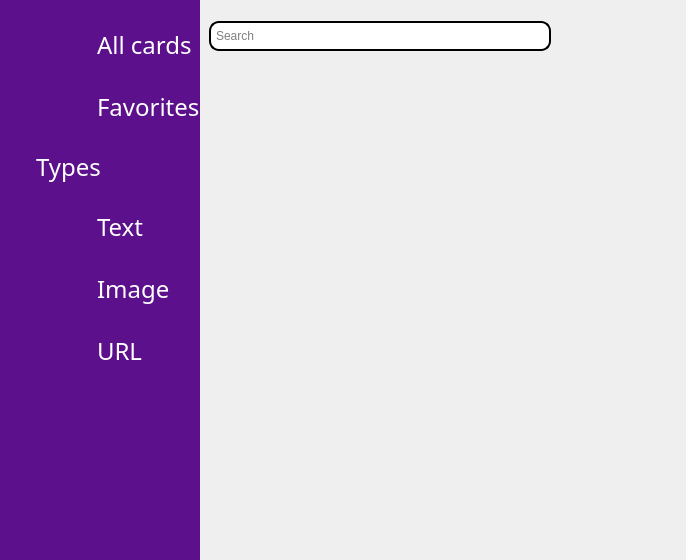
<?xml version="1.0" encoding="UTF-8"?>
<ui version="4.0">
 <class>MainWindow</class>
 <widget class="QMainWindow" name="MainWindow">
  <property name="geometry">
   <rect>
    <x>0</x>
    <y>0</y>
    <width>686</width>
    <height>560</height>
   </rect>
  </property>
  <property name="minimumSize">
   <size>
    <width>0</width>
    <height>0</height>
   </size>
  </property>
  <property name="maximumSize">
   <size>
    <width>16777215</width>
    <height>16777215</height>
   </size>
  </property>
  <property name="windowTitle">
   <string>Clippie</string>
  </property>
  <property name="styleSheet">
   <string notr="true"/>
  </property>
  <widget class="QWidget" name="centralwidget">
   <layout class="QHBoxLayout" name="horizontalLayout">
    <property name="spacing">
     <number>0</number>
    </property>
    <property name="leftMargin">
     <number>0</number>
    </property>
    <property name="topMargin">
     <number>0</number>
    </property>
    <property name="rightMargin">
     <number>0</number>
    </property>
    <property name="bottomMargin">
     <number>0</number>
    </property>
    <item>
     <widget class="QFrame" name="left_menu_frame">
      <property name="minimumSize">
       <size>
        <width>200</width>
        <height>0</height>
       </size>
      </property>
      <property name="maximumSize">
       <size>
        <width>20</width>
        <height>16777215</height>
       </size>
      </property>
      <property name="styleSheet">
       <string notr="true">QFrame{border: none;}
*{background-color: rgb(92, 16, 139);}
*{color: rgb(255, 255, 255);}</string>
      </property>
      <property name="frameShape">
       <enum>QFrame::NoFrame</enum>
      </property>
      <property name="frameShadow">
       <enum>QFrame::Raised</enum>
      </property>
      <layout class="QHBoxLayout" name="horizontalLayout_5">
       <property name="spacing">
        <number>0</number>
       </property>
       <property name="leftMargin">
        <number>0</number>
       </property>
       <property name="topMargin">
        <number>0</number>
       </property>
       <property name="rightMargin">
        <number>0</number>
       </property>
       <property name="bottomMargin">
        <number>0</number>
       </property>
       <item alignment="Qt::AlignTop">
        <widget class="QScrollArea" name="scrollArea">
         <property name="minimumSize">
          <size>
           <width>0</width>
           <height>400</height>
          </size>
         </property>
         <property name="maximumSize">
          <size>
           <width>16777215</width>
           <height>600</height>
          </size>
         </property>
         <property name="styleSheet">
          <string notr="true"/>
         </property>
         <property name="widgetResizable">
          <bool>true</bool>
         </property>
         <widget class="QWidget" name="scrollAreaWidgetContents">
          <property name="geometry">
           <rect>
            <x>0</x>
            <y>0</y>
            <width>200</width>
            <height>400</height>
           </rect>
          </property>
          <property name="minimumSize">
           <size>
            <width>100</width>
            <height>0</height>
           </size>
          </property>
          <property name="styleSheet">
           <string notr="true">*{border none;}</string>
          </property>
          <layout class="QGridLayout" name="gridLayout">
           <property name="leftMargin">
            <number>0</number>
           </property>
           <property name="topMargin">
            <number>0</number>
           </property>
           <property name="rightMargin">
            <number>0</number>
           </property>
           <property name="bottomMargin">
            <number>0</number>
           </property>
           <property name="horizontalSpacing">
            <number>10</number>
           </property>
           <property name="verticalSpacing">
            <number>0</number>
           </property>
           <item row="4" column="0">
            <widget class="QPushButton" name="image_cards">
             <property name="styleSheet">
              <string notr="true">*{
border: none;
}
QPushButton:hover{
background-color: rgba(255, 227, 251, 59);
}</string>
             </property>
             <property name="text">
              <string/>
             </property>
             <property name="icon">
              <iconset resource="icons.qrc">
               <normaloff>:/newPrefix/Icons/icons8-picture-96.png</normaloff>:/newPrefix/Icons/icons8-picture-96.png</iconset>
             </property>
             <property name="iconSize">
              <size>
               <width>35</width>
               <height>35</height>
              </size>
             </property>
            </widget>
           </item>
           <item row="0" column="0">
            <widget class="QPushButton" name="all_cards">
             <property name="maximumSize">
              <size>
               <width>16777215</width>
               <height>16777215</height>
              </size>
             </property>
             <property name="styleSheet">
              <string notr="true">*{
border: none;
}
QPushButton:hover{
background-color: rgba(255, 227, 251, 59);
}
</string>
             </property>
             <property name="text">
              <string/>
             </property>
             <property name="icon">
              <iconset resource="icons.qrc">
               <normaloff>:/newPrefix/Icons/cards.png</normaloff>:/newPrefix/Icons/cards.png</iconset>
             </property>
             <property name="iconSize">
              <size>
               <width>35</width>
               <height>35</height>
              </size>
             </property>
            </widget>
           </item>
           <item row="2" column="0" colspan="2">
            <widget class="QLabel" name="label_4">
             <property name="maximumSize">
              <size>
               <width>16777215</width>
               <height>30</height>
              </size>
             </property>
             <property name="font">
              <font>
               <family>Futura</family>
               <pointsize>18</pointsize>
               <bold>false</bold>
              </font>
             </property>
             <property name="styleSheet">
              <string notr="true">QLabel{
padding-left: 30px;
}</string>
             </property>
             <property name="text">
              <string>Types</string>
             </property>
             <property name="margin">
              <number>30</number>
             </property>
            </widget>
           </item>
           <item row="1" column="1">
            <widget class="QLabel" name="label_2">
             <property name="font">
              <font>
               <family>Futura</family>
               <pointsize>18</pointsize>
              </font>
             </property>
             <property name="styleSheet">
              <string notr="true"/>
             </property>
             <property name="text">
              <string>Favorites</string>
             </property>
            </widget>
           </item>
           <item row="5" column="1" alignment="Qt::AlignLeft">
            <widget class="QLabel" name="label_7">
             <property name="font">
              <font>
               <family>Futura</family>
               <pointsize>18</pointsize>
              </font>
             </property>
             <property name="styleSheet">
              <string notr="true"/>
             </property>
             <property name="text">
              <string>URL</string>
             </property>
             <property name="scaledContents">
              <bool>false</bool>
             </property>
            </widget>
           </item>
           <item row="0" column="1">
            <widget class="QLabel" name="label">
             <property name="font">
              <font>
               <family>Futura</family>
               <pointsize>18</pointsize>
               <italic>false</italic>
              </font>
             </property>
             <property name="styleSheet">
              <string notr="true"/>
             </property>
             <property name="text">
              <string>All cards</string>
             </property>
             <property name="textFormat">
              <enum>Qt::AutoText</enum>
             </property>
            </widget>
           </item>
           <item row="3" column="1" alignment="Qt::AlignLeft">
            <widget class="QLabel" name="label_6">
             <property name="font">
              <font>
               <family>Futura</family>
               <pointsize>18</pointsize>
              </font>
             </property>
             <property name="styleSheet">
              <string notr="true"/>
             </property>
             <property name="text">
              <string>Text</string>
             </property>
             <property name="margin">
              <number>0</number>
             </property>
            </widget>
           </item>
           <item row="3" column="0">
            <widget class="QPushButton" name="text_cards">
             <property name="styleSheet">
              <string notr="true">*{
border: none;
}
QPushButton:hover{
background-color: rgba(255, 227, 251, 59);
}</string>
             </property>
             <property name="text">
              <string/>
             </property>
             <property name="icon">
              <iconset resource="icons.qrc">
               <normaloff>:/newPrefix/Icons/icons8-type-90.png</normaloff>:/newPrefix/Icons/icons8-type-90.png</iconset>
             </property>
             <property name="iconSize">
              <size>
               <width>35</width>
               <height>35</height>
              </size>
             </property>
            </widget>
           </item>
           <item row="4" column="1" alignment="Qt::AlignLeft">
            <widget class="QLabel" name="label_5">
             <property name="font">
              <font>
               <family>Futura</family>
               <pointsize>18</pointsize>
              </font>
             </property>
             <property name="styleSheet">
              <string notr="true"/>
             </property>
             <property name="text">
              <string>Image</string>
             </property>
            </widget>
           </item>
           <item row="1" column="0">
            <widget class="QPushButton" name="favorite_cards">
             <property name="styleSheet">
              <string notr="true">*{
border: none;
}
QPushButton:hover{
background-color: rgba(255, 227, 251, 59);
}</string>
             </property>
             <property name="text">
              <string/>
             </property>
             <property name="icon">
              <iconset resource="icons.qrc">
               <normaloff>:/newPrefix/Icons/icons8-heart-96.png</normaloff>:/newPrefix/Icons/icons8-heart-96.png</iconset>
             </property>
             <property name="iconSize">
              <size>
               <width>35</width>
               <height>35</height>
              </size>
             </property>
            </widget>
           </item>
           <item row="5" column="0">
            <widget class="QPushButton" name="link_cards">
             <property name="styleSheet">
              <string notr="true">*{
border: none;}
QPushButton:hover{
background-color: rgba(255, 227, 251, 59);
}</string>
             </property>
             <property name="text">
              <string/>
             </property>
             <property name="icon">
              <iconset resource="icons.qrc">
               <normaloff>:/newPrefix/Icons/icons8-link-100.png</normaloff>:/newPrefix/Icons/icons8-link-100.png</iconset>
             </property>
             <property name="iconSize">
              <size>
               <width>35</width>
               <height>35</height>
              </size>
             </property>
            </widget>
           </item>
          </layout>
         </widget>
        </widget>
       </item>
      </layout>
     </widget>
    </item>
    <item>
     <widget class="QFrame" name="right_frame">
      <property name="styleSheet">
       <string notr="true">QFrame{
border: none;
}
</string>
      </property>
      <property name="frameShape">
       <enum>QFrame::StyledPanel</enum>
      </property>
      <property name="frameShadow">
       <enum>QFrame::Raised</enum>
      </property>
      <layout class="QVBoxLayout" name="verticalLayout">
       <property name="spacing">
        <number>0</number>
       </property>
       <property name="leftMargin">
        <number>0</number>
       </property>
       <property name="topMargin">
        <number>0</number>
       </property>
       <property name="rightMargin">
        <number>0</number>
       </property>
       <property name="bottomMargin">
        <number>0</number>
       </property>
       <item>
        <widget class="QFrame" name="header_frame">
         <property name="styleSheet">
          <string notr="true">*{
border: none;
}</string>
         </property>
         <property name="frameShape">
          <enum>QFrame::NoFrame</enum>
         </property>
         <property name="frameShadow">
          <enum>QFrame::Raised</enum>
         </property>
         <layout class="QHBoxLayout" name="horizontalLayout_2">
          <property name="spacing">
           <number>0</number>
          </property>
          <property name="leftMargin">
           <number>0</number>
          </property>
          <property name="topMargin">
           <number>12</number>
          </property>
          <property name="rightMargin">
           <number>0</number>
          </property>
          <property name="bottomMargin">
           <number>0</number>
          </property>
          <item>
           <widget class="QFrame" name="left_header_frame">
            <property name="styleSheet">
             <string notr="true">*{
border: none;
}</string>
            </property>
            <property name="frameShape">
             <enum>QFrame::StyledPanel</enum>
            </property>
            <property name="frameShadow">
             <enum>QFrame::Raised</enum>
            </property>
            <layout class="QHBoxLayout" name="horizontalLayout_4">
             <item>
              <widget class="QLineEdit" name="lineEdit">
               <property name="minimumSize">
                <size>
                 <width>300</width>
                 <height>30</height>
                </size>
               </property>
               <property name="styleSheet">
                <string notr="true">border:2px solid rgb(0, 0, 0);
border-radius: 10px;
padding: 3px;
background-color: white;
color: black;</string>
               </property>
               <property name="placeholderText">
                <string>Search</string>
               </property>
              </widget>
             </item>
             <item>
              <widget class="QPushButton" name="search_button">
               <property name="text">
                <string/>
               </property>
               <property name="icon">
                <iconset resource="icons.qrc">
                 <normaloff>:/newPrefix/Icons/icons8-search-96.png</normaloff>:/newPrefix/Icons/icons8-search-96.png</iconset>
               </property>
               <property name="iconSize">
                <size>
                 <width>25</width>
                 <height>25</height>
                </size>
               </property>
              </widget>
             </item>
            </layout>
           </widget>
          </item>
          <item alignment="Qt::AlignRight">
           <widget class="QFrame" name="right_header_frame">
            <property name="styleSheet">
             <string notr="true">*{
border: none;
}</string>
            </property>
            <property name="frameShape">
             <enum>QFrame::StyledPanel</enum>
            </property>
            <property name="frameShadow">
             <enum>QFrame::Raised</enum>
            </property>
            <layout class="QHBoxLayout" name="horizontalLayout_3">
             <property name="spacing">
              <number>12</number>
             </property>
             <property name="leftMargin">
              <number>0</number>
             </property>
             <property name="topMargin">
              <number>0</number>
             </property>
             <property name="rightMargin">
              <number>12</number>
             </property>
             <property name="bottomMargin">
              <number>0</number>
             </property>
             <item>
              <widget class="QPushButton" name="side_bar_button">
               <property name="text">
                <string/>
               </property>
               <property name="icon">
                <iconset resource="icons.qrc">
                 <normaloff>:/newPrefix/Icons/icons8-navigation-toolbar-left-96.png</normaloff>:/newPrefix/Icons/icons8-navigation-toolbar-left-96.png</iconset>
               </property>
               <property name="iconSize">
                <size>
                 <width>30</width>
                 <height>30</height>
                </size>
               </property>
              </widget>
             </item>
             <item>
              <widget class="QPushButton" name="settings_button">
               <property name="text">
                <string/>
               </property>
               <property name="icon">
                <iconset resource="icons.qrc">
                 <normaloff>:/newPrefix/Icons/icons8-settings-90.png</normaloff>:/newPrefix/Icons/icons8-settings-90.png</iconset>
               </property>
               <property name="iconSize">
                <size>
                 <width>30</width>
                 <height>30</height>
                </size>
               </property>
              </widget>
             </item>
            </layout>
           </widget>
          </item>
         </layout>
        </widget>
       </item>
       <item>
        <widget class="QFrame" name="center_frame">
         <property name="styleSheet">
          <string notr="true"/>
         </property>
         <property name="frameShape">
          <enum>QFrame::NoFrame</enum>
         </property>
         <property name="frameShadow">
          <enum>QFrame::Raised</enum>
         </property>
         <layout class="QHBoxLayout" name="horizontalLayout_7">
          <item>
           <widget class="QScrollArea" name="scrollArea_2">
            <property name="styleSheet">
             <string notr="true"/>
            </property>
            <property name="widgetResizable">
             <bool>true</bool>
            </property>
            <widget class="QWidget" name="scrollAreaWidgetContents_2">
             <property name="geometry">
              <rect>
               <x>0</x>
               <y>0</y>
               <width>462</width>
               <height>436</height>
              </rect>
             </property>
            </widget>
           </widget>
          </item>
         </layout>
        </widget>
       </item>
       <item>
        <widget class="QFrame" name="footer_frame">
         <property name="styleSheet">
          <string notr="true">*{
border: none;
}</string>
         </property>
         <property name="frameShape">
          <enum>QFrame::NoFrame</enum>
         </property>
         <property name="frameShadow">
          <enum>QFrame::Raised</enum>
         </property>
         <layout class="QHBoxLayout" name="horizontalLayout_6">
          <item>
           <widget class="QFrame" name="frame">
            <property name="frameShape">
             <enum>QFrame::StyledPanel</enum>
            </property>
            <property name="frameShadow">
             <enum>QFrame::Raised</enum>
            </property>
           </widget>
          </item>
          <item alignment="Qt::AlignBottom">
           <widget class="QFrame" name="size_grip">
            <property name="minimumSize">
             <size>
              <width>10</width>
              <height>10</height>
             </size>
            </property>
            <property name="maximumSize">
             <size>
              <width>10</width>
              <height>10</height>
             </size>
            </property>
            <property name="frameShape">
             <enum>QFrame::StyledPanel</enum>
            </property>
            <property name="frameShadow">
             <enum>QFrame::Raised</enum>
            </property>
           </widget>
          </item>
         </layout>
        </widget>
       </item>
      </layout>
     </widget>
    </item>
   </layout>
  </widget>
 </widget>
 <resources>
  <include location="icons.qrc"/>
 </resources>
 <connections/>
</ui>
